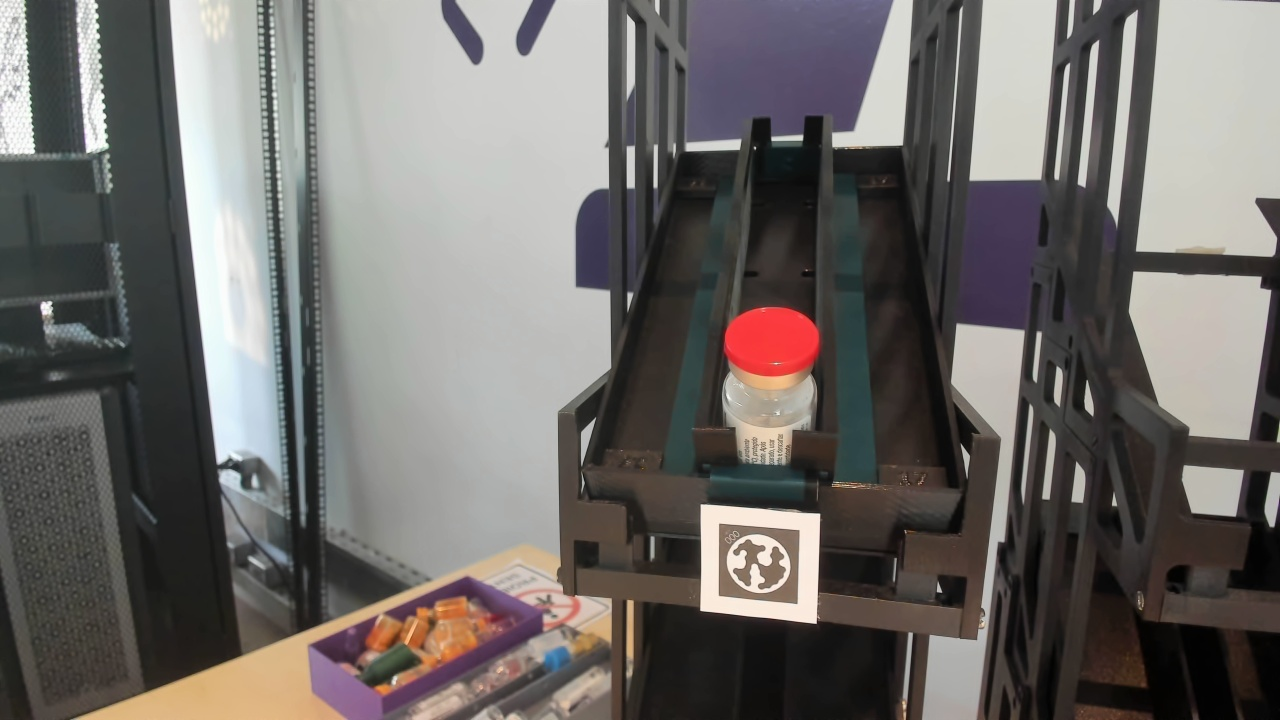
#> input picture frames/other_pictures/frame_20240924_110521.jpg, 1280 x 720 px, found by its file name
$ python template_match02.py
#> lines starting #> are read from the running program, lines starting #| are printed output that depends on the picture
import numpy as np
import cv2

# Ler imagens e converter para escala de cinza
img_original = cv2.imread('./frames/frame_20240924_110521.jpg')
#> img_original is the input picture: shape (720, 1280, 3); mean B, G, R 104.6, 107.2, 110.9
template_original = cv2.imread('./med_rm/img_20241004_104055.png')
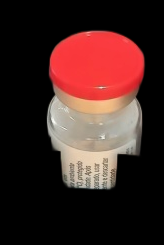
#> input picture med_rm/img_20241004_104055.png, 164 x 245 px, found by its file name
#> template_original is the input picture: shape (245, 164, 3); mean B, G, R 34.3, 37.5, 65.2

# Pré-processamento com equalização de histograma
img = cv2.equalizeHist(cv2.cvtColor(img_original, cv2.COLOR_BGR2GRAY))
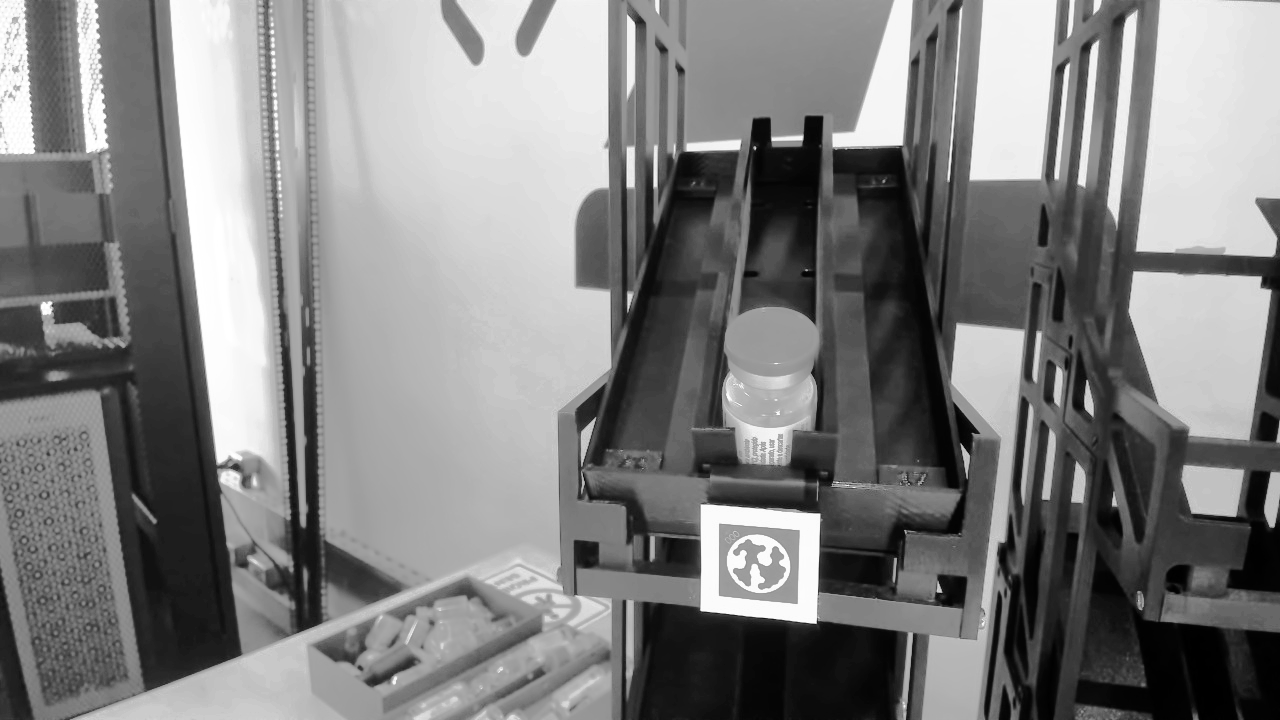
#> img: shape (720, 1280); min 0, max 255, mean 128.4
template = cv2.equalizeHist(cv2.cvtColor(template_original, cv2.COLOR_BGR2GRAY))
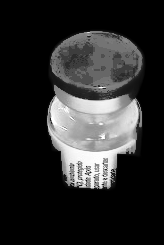
#> template: shape (245, 164); min 0, max 255, mean 43.1

# Redimensionamento
img = cv2.resize(img, (0, 0), fx=0.8, fy=0.8)
#> img: shape (576, 1024)
template = cv2.resize(template, (0, 0), fx=0.8, fy=0.8)
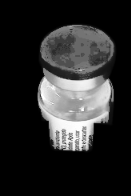
#> template: shape (196, 131); min 0, max 255, mean 43.2
h, w = template.shape
#> h = 196; w = 131

methods = [cv2.TM_CCOEFF_NORMED]

for method in methods:
    img2 = img.copy()
    result = cv2.matchTemplate(img2, template, method)
    min_val, max_val, min_loc, max_loc = cv2.minMaxLoc(result)

    if method == cv2.TM_SQDIFF_NORMED:
        location = min_loc
    else:
        location = max_loc

    bottom_right = (location[0] + w, location[1] + h)
    cv2.rectangle(img2, location, bottom_right, 255, 2)
    cv2.imshow('Match', img2)
    cv2.waitKey(0)
    cv2.destroyAllWindows()
#> this loop made 1 pass
#> (min_val, max_val, min_loc, location, bottom_right) on pass 1: (-0.541, 0.726, (70, 380), (540, 215), (671, 411))
#> pass 1, `result = cv2.matchTemplate(img2, template, method)`:
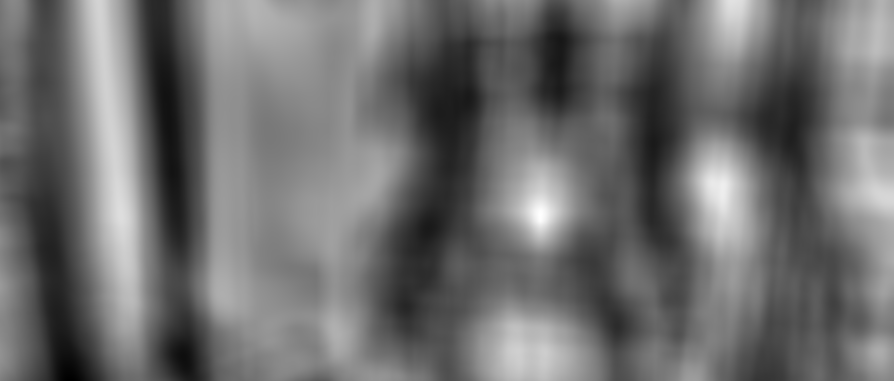
#> result: shape (381, 894) float32; min -0.541, max 0.726, mean 0.00911; drawn with min black and max white
#> pass 1, `cv2.imshow('Match', img2)`:
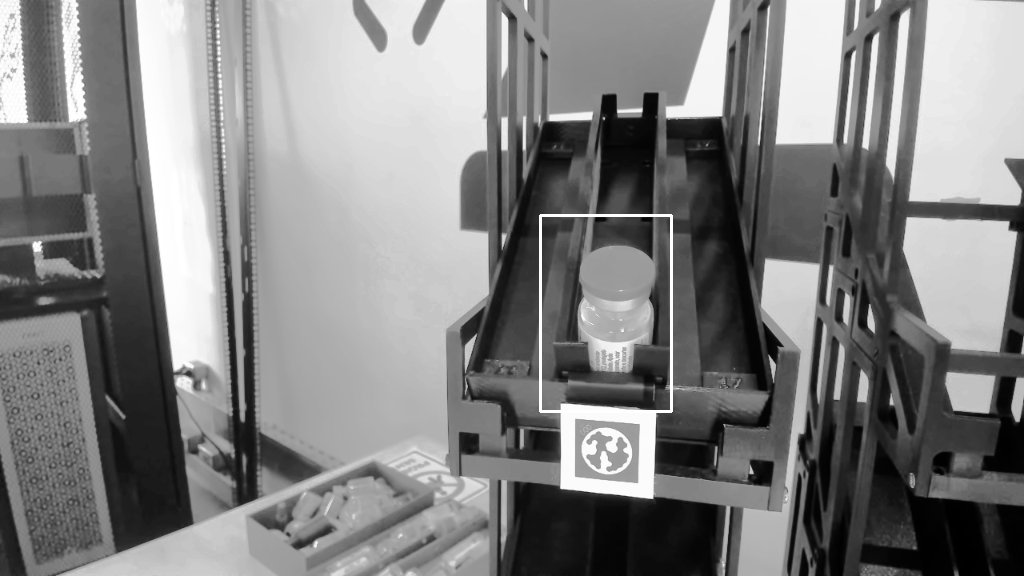
#> window 'Match': shape (576, 1024); min 0, max 255, mean 128.8
